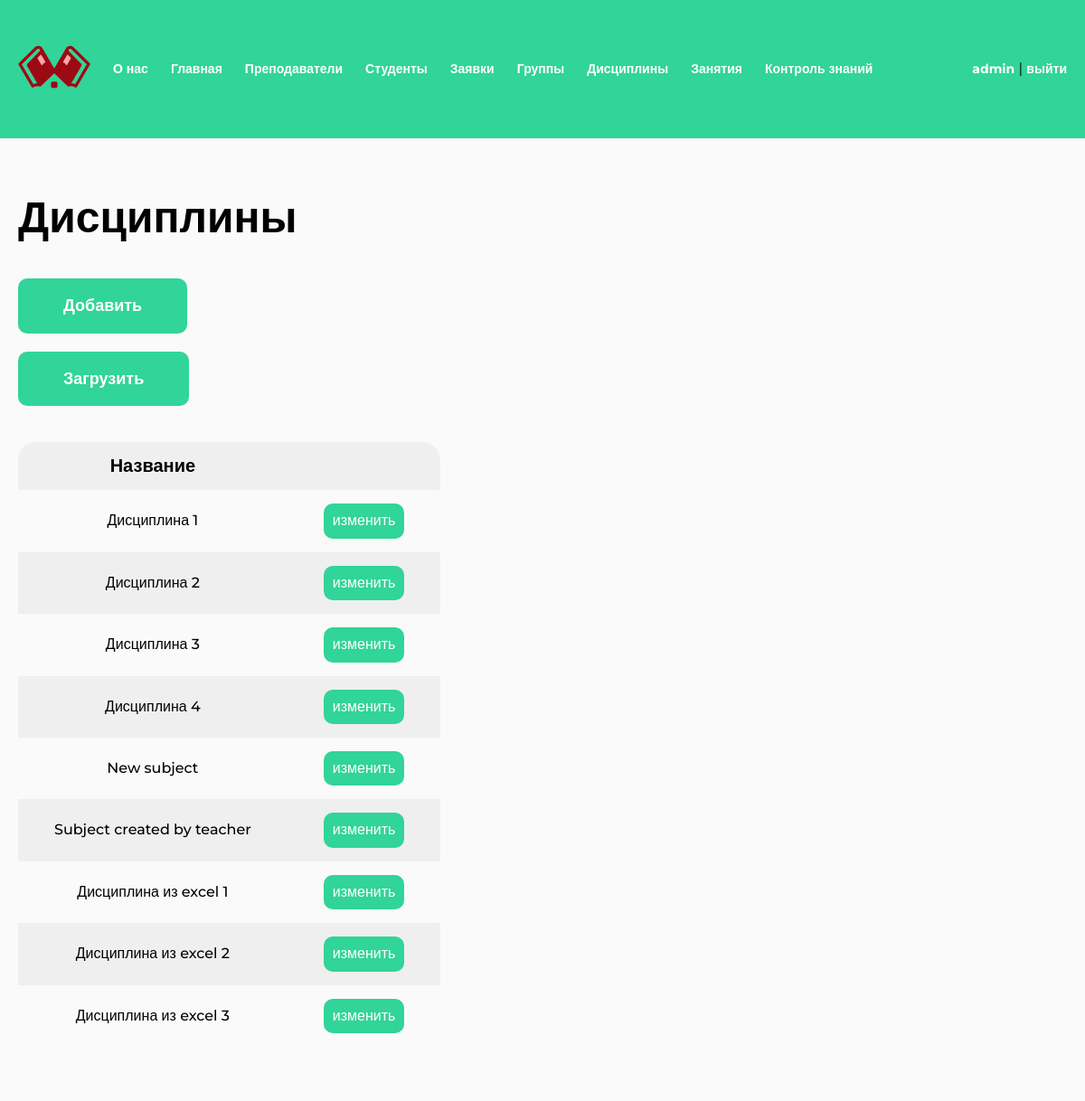
Before: /subjects/ (signed in) with the older database file.
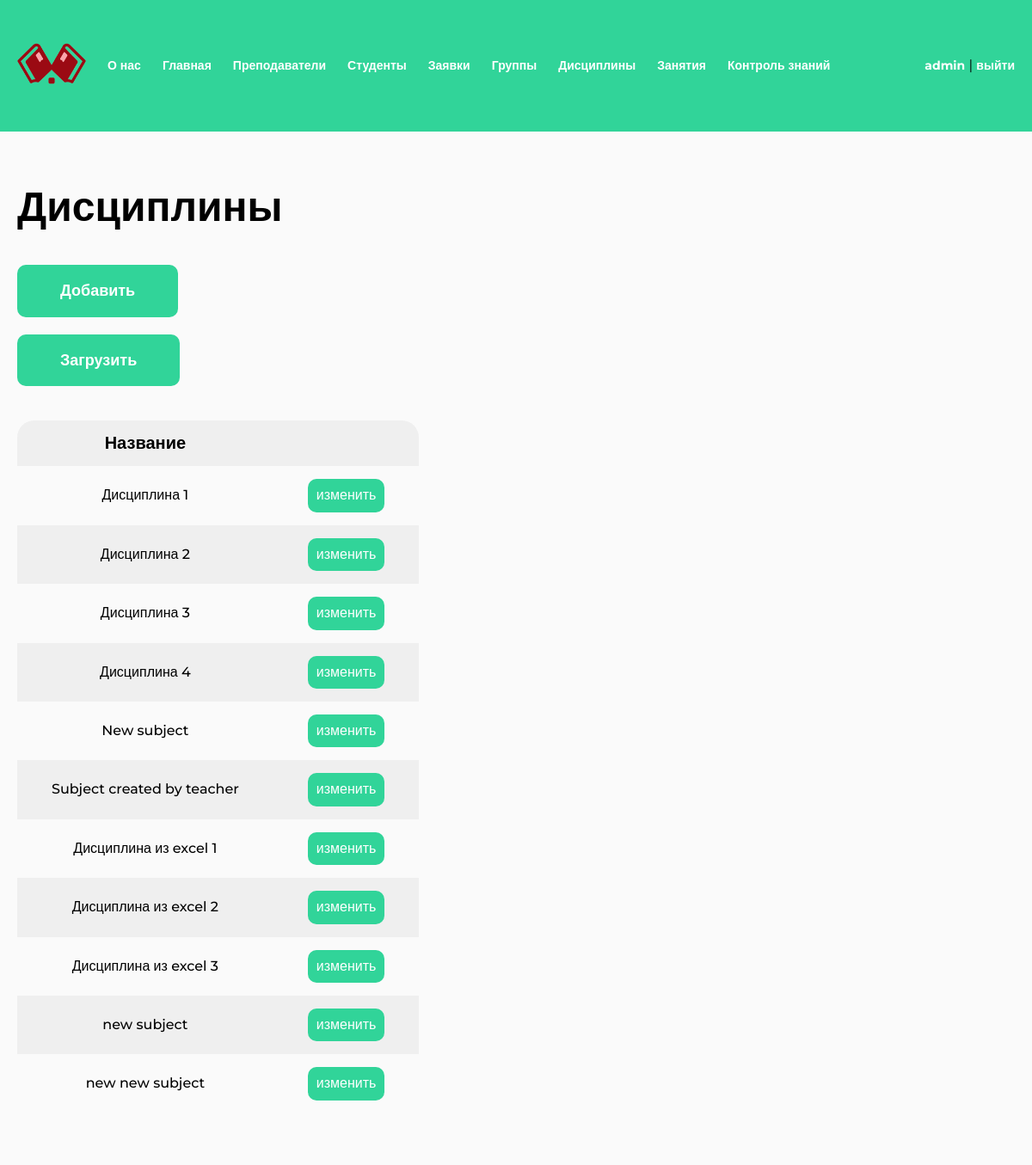
After: the same page with the newer database file.
### study/models.py (models this page shows, shortened)
class Subject(models.Model):
    name = models.CharField(max_length=128)
    class Meta:
        verbose_name = "Дисциплина"
        verbose_name_plural = "Дисциплины"

### study/views.py (the view)
# urls.py: path("subjects/", views.SubjectsListView.as_view(), name="subjects"),
@method_decorator(admin_only, name="dispatch")
class SubjectsListView(LoginRequiredMixin, ListView):
    model = Subject
    context_object_name = "objects"
    template_name = "study/subjects/list.html"

### study/templates/study/subjects/list.html (shortened to what this page needs)
{% extends "base.html" %}
{% load static %}
{% block extra_css %}
<link rel="stylesheet" href="{% static 'css/table.css' %}">
{% endblock %}
{% block content %}
<section >
    <h1 class="h1">Дисциплины</h1>
    <a href="{% url 'subject-add' %}" class="btn mt-40">Добавить</a> <a href="{% url 'subjects-upload' %}" class="btn mt-20">Загрузить</a>
    <div class="table-wrapper mt-40">
        <table class="table">
        <thead>
            <tr>
                <th>Название</th>
            </tr>
        </thead>
        <tbody>
            {% for object in objects %}
            <tr>
                <td>{{ object.name|default:"-" }}</td>
                <td>
                    <a href="{% url 'subject' object.id %}" class="btn btn-table">изменить</a>
                </td>
            </tr>
            {% endfor %}
        </tbody>
    </table>
    </div>
</section>
{% endblock %}

Changed rows visible on the page:
added Subject: name "new subject"
added Subject: name "new new subject"
